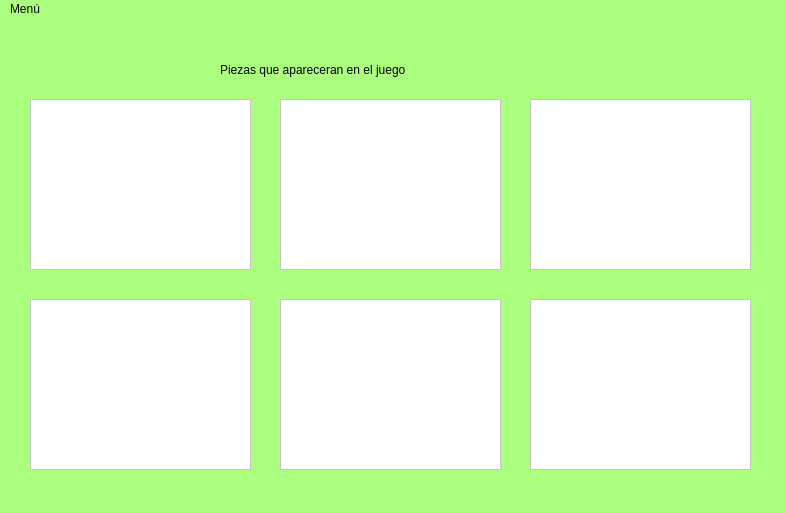
<?xml version="1.0" encoding="UTF-8"?>
<ui version="4.0">
 <class>MainWindow</class>
 <widget class="QMainWindow" name="MainWindow">
  <property name="geometry">
   <rect>
    <x>0</x>
    <y>0</y>
    <width>785</width>
    <height>513</height>
   </rect>
  </property>
  <property name="windowTitle">
   <string>MainWindow</string>
  </property>
  <property name="styleSheet">
   <string notr="true">background-color: rgb(170, 255, 127);
font: 12pt &quot;Lucida Console&quot;;</string>
  </property>
  <widget class="QWidget" name="centralwidget">
   <widget class="QFrame" name="PiezaL">
    <property name="geometry">
     <rect>
      <x>30</x>
      <y>80</y>
      <width>221</width>
      <height>171</height>
     </rect>
    </property>
    <property name="styleSheet">
     <string notr="true">background-color: rgb(255, 255, 255);</string>
    </property>
    <property name="frameShape">
     <enum>QFrame::StyledPanel</enum>
    </property>
    <property name="frameShadow">
     <enum>QFrame::Raised</enum>
    </property>
   </widget>
   <widget class="QFrame" name="PiezaLinvertida">
    <property name="geometry">
     <rect>
      <x>280</x>
      <y>80</y>
      <width>221</width>
      <height>171</height>
     </rect>
    </property>
    <property name="styleSheet">
     <string notr="true">background-color: rgb(255, 255, 255);</string>
    </property>
    <property name="frameShape">
     <enum>QFrame::StyledPanel</enum>
    </property>
    <property name="frameShadow">
     <enum>QFrame::Raised</enum>
    </property>
   </widget>
   <widget class="QFrame" name="PiezaHorizontal">
    <property name="geometry">
     <rect>
      <x>530</x>
      <y>80</y>
      <width>221</width>
      <height>171</height>
     </rect>
    </property>
    <property name="styleSheet">
     <string notr="true">background-color: rgb(255, 255, 255);</string>
    </property>
    <property name="frameShape">
     <enum>QFrame::StyledPanel</enum>
    </property>
    <property name="frameShadow">
     <enum>QFrame::Raised</enum>
    </property>
   </widget>
   <widget class="QFrame" name="PiezaCuadrado">
    <property name="geometry">
     <rect>
      <x>30</x>
      <y>280</y>
      <width>221</width>
      <height>171</height>
     </rect>
    </property>
    <property name="styleSheet">
     <string notr="true">background-color: rgb(255, 255, 255);</string>
    </property>
    <property name="frameShape">
     <enum>QFrame::StyledPanel</enum>
    </property>
    <property name="frameShadow">
     <enum>QFrame::Raised</enum>
    </property>
   </widget>
   <widget class="QFrame" name="PiezaTinvertida">
    <property name="geometry">
     <rect>
      <x>280</x>
      <y>280</y>
      <width>221</width>
      <height>171</height>
     </rect>
    </property>
    <property name="styleSheet">
     <string notr="true">background-color: rgb(255, 255, 255);</string>
    </property>
    <property name="frameShape">
     <enum>QFrame::StyledPanel</enum>
    </property>
    <property name="frameShadow">
     <enum>QFrame::Raised</enum>
    </property>
   </widget>
   <widget class="QFrame" name="PiezaVertical">
    <property name="geometry">
     <rect>
      <x>530</x>
      <y>280</y>
      <width>221</width>
      <height>171</height>
     </rect>
    </property>
    <property name="styleSheet">
     <string notr="true">background-color: rgb(255, 255, 255);</string>
    </property>
    <property name="frameShape">
     <enum>QFrame::StyledPanel</enum>
    </property>
    <property name="frameShadow">
     <enum>QFrame::Raised</enum>
    </property>
   </widget>
   <widget class="QLabel" name="label">
    <property name="geometry">
     <rect>
      <x>220</x>
      <y>40</y>
      <width>371</width>
      <height>21</height>
     </rect>
    </property>
    <property name="text">
     <string>Piezas que apareceran en el juego</string>
    </property>
   </widget>
  </widget>
  <widget class="QMenuBar" name="menubar">
   <property name="geometry">
    <rect>
     <x>0</x>
     <y>0</y>
     <width>785</width>
     <height>22</height>
    </rect>
   </property>
   <widget class="QMenu" name="menuMen">
    <property name="title">
     <string>Menú</string>
    </property>
    <widget class="QMenu" name="menuJugador">
     <property name="title">
      <string>Jugador</string>
     </property>
     <addaction name="actionJugador_1"/>
     <addaction name="actionJugador_2"/>
    </widget>
    <widget class="QMenu" name="menuColor_de_piezas">
     <property name="title">
      <string>Color de piezas</string>
     </property>
     <addaction name="actionAzul"/>
     <addaction name="actionRojo"/>
     <addaction name="actionAmarillo"/>
     <addaction name="actionVerde"/>
    </widget>
    <addaction name="menuJugador"/>
    <addaction name="menuColor_de_piezas"/>
    <addaction name="actionTama_o_del_tablero"/>
    <addaction name="actionTiempo"/>
   </widget>
   <addaction name="menuMen"/>
  </widget>
  <widget class="QStatusBar" name="statusbar"/>
  <action name="actionTama_o_del_tablero">
   <property name="text">
    <string>Tamaño del tablero</string>
   </property>
  </action>
  <action name="actionTiempo">
   <property name="text">
    <string>Tiempo</string>
   </property>
  </action>
  <action name="actionJugador_1">
   <property name="text">
    <string>Jugador 1</string>
   </property>
  </action>
  <action name="actionJugador_2">
   <property name="text">
    <string>Jugador 2</string>
   </property>
  </action>
  <action name="actionAzul">
   <property name="text">
    <string>Azul</string>
   </property>
  </action>
  <action name="actionRojo">
   <property name="text">
    <string>Rojo</string>
   </property>
  </action>
  <action name="actionAmarillo">
   <property name="text">
    <string>Amarillo</string>
   </property>
  </action>
  <action name="actionVerde">
   <property name="text">
    <string>Verde</string>
   </property>
  </action>
 </widget>
 <resources/>
 <connections/>
</ui>
